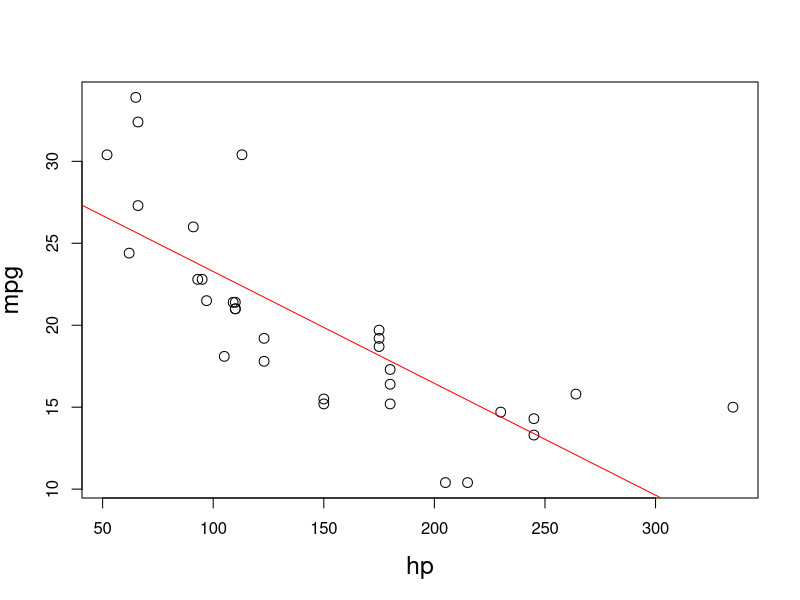
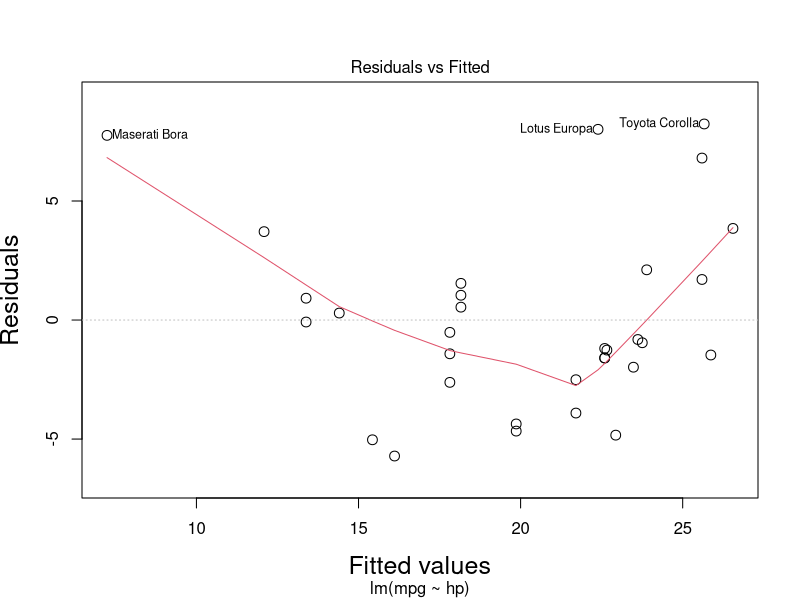
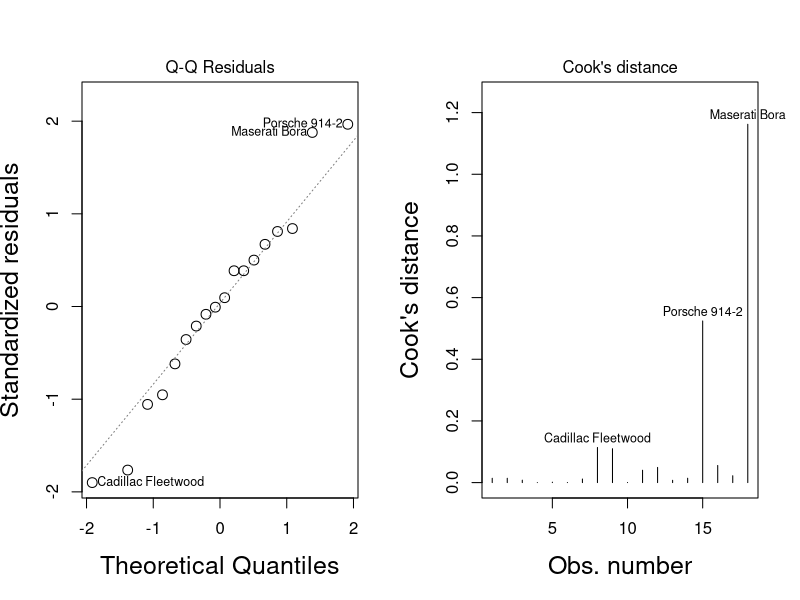

The R script that drew these images, in order: (Note: this script raises an error after producing the figures.)
#####################################################
#### mtcars dataset
#####################################################
## data load

data(mtcars)
dt = mtcars
##########################################################
# simple linear regression
##########################################################
plot(mpg ~ hp, data = dt, cex.lab = 1.5, cex.axis = 1, cex = 1.3)
abline(lm(mpg ~ hp, data = dt), col = "red")

slr= lm(mpg ~ hp, data = dt)
summary(slr)
plot(slr, cex = 1.3, cex.lab = 1.5 , which = c(1))

##########################################################
####Fitting linear regression for each engine
##########################################################
### vs = 0 

# linear regression under a normal error
first = lm(mpg ~ hp, dt[dt$vs == 0,])
summary(first)

par(mfrow = c(1,2))
plot(first, cex = 1.3, cex.lab = 1.5, which = 2 )
plot(first, cex = 1.3, cex.lab = 1.5, which = 4 )

# linear regression under a laplace error
first_lad = lad(formula = mpg ~ hp, data = dt[dt$vs == 0,], method = "BR" )
summary(first_lad)

### vs = 1
# linear regression under a normal error
second = lm(mpg ~ hp, dt[dt$vs == 1,])
summary(second)

par(mfrow = c(1,2))
plot(second, cex = 1.3, cex.lab = 1.5 , which = 2)
plot(second, cex = 1.3, cex.lab = 1.5 , which = 4)

second_lad = lad(formula = mpg ~ hp, data = dt[dt$vs == 1,], method = "BR" )
summary(second_lad)

##########################################################################
# linear regression under NGSM error
#################################################################################
ngsm1 = list()

ngsm1_BIC = NULL
ngsm1_ICL = NULL

time_ngsm1 = list()

set.seed(91304981)
for(m in 1 : 3){
	start_time <- Sys.time()
	ngsm1[[m]] = fmix_reg_scalemix_iter(formula = "mpg~hp", data = dt , m = m, iter = 5, p=NULL, beta=NULL,con=NULL,ini_sigma=NULL, maxitr=100, tRatio = 0.05)
	end_time <- Sys.time()
	time_ngsm1[[m]] = as.vector(end_time - start_time)/5 
	ngsm1_BIC = append(ngsm1_BIC, ngsm1[[m]]$BIC)	
	ngsm1_ICL = append(ngsm1_ICL, ngsm1[[m]]$ICL)	

}
ngsm1_BIC  # 2
ngsm1_ICL  # 2
time_ngsm1


#####################################################
